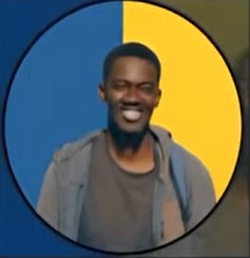
#> input picture 5_ConvertAnImageToGrayscale.jpg, 250 x 258 px
$ python 5_ConvertAnImageToGrayscale.py
#> lines starting #> are read from the running program, lines starting #| are printed output that depends on the picture
#https://www.facebook.com/watch/?v=1160587889476948

# Files to be saved in - C:\Prasanna\Personal\Education-Technical\Python-Beginner10Functions\
#pip install pillow

from PIL import Image

original_image  = "5_ConvertAnImageToGrayscale.jpg"
img = Image.open(original_image)
#> img is the input picture: PIL image 250x258 RGB; mean R, G, B 97.7, 102.7, 87.5
gray = img.convert('L')
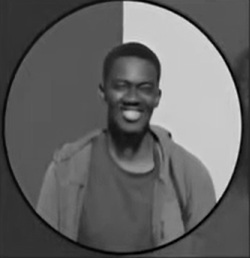
#> gray: PIL image 250x258 L; min 0, max 221, mean 99.5
gray.save("5_ConvertAnImageToGrayscale_Gray.jpg")
gray.show()
